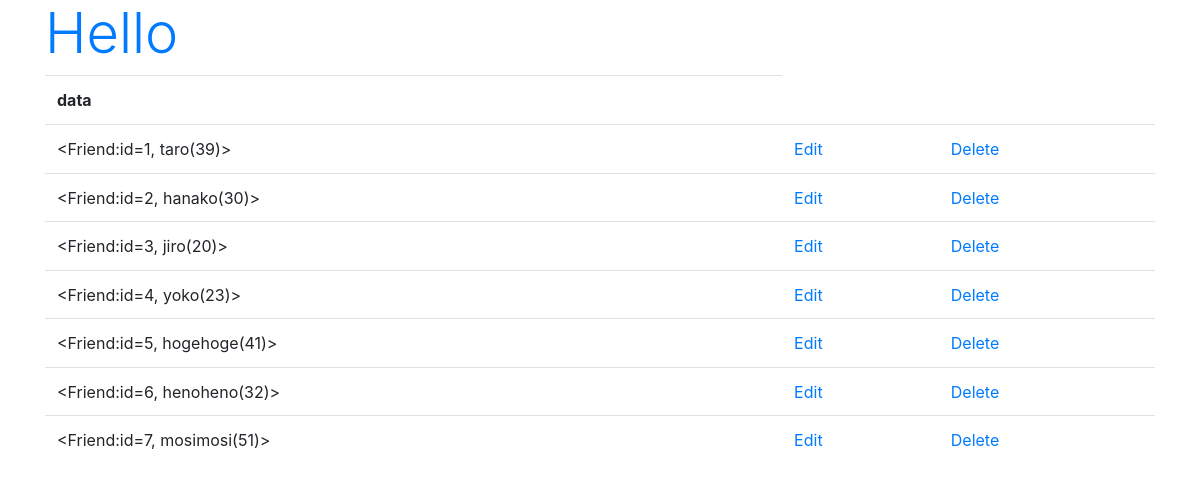
/hello/, run on an earlier commit of the app's database.
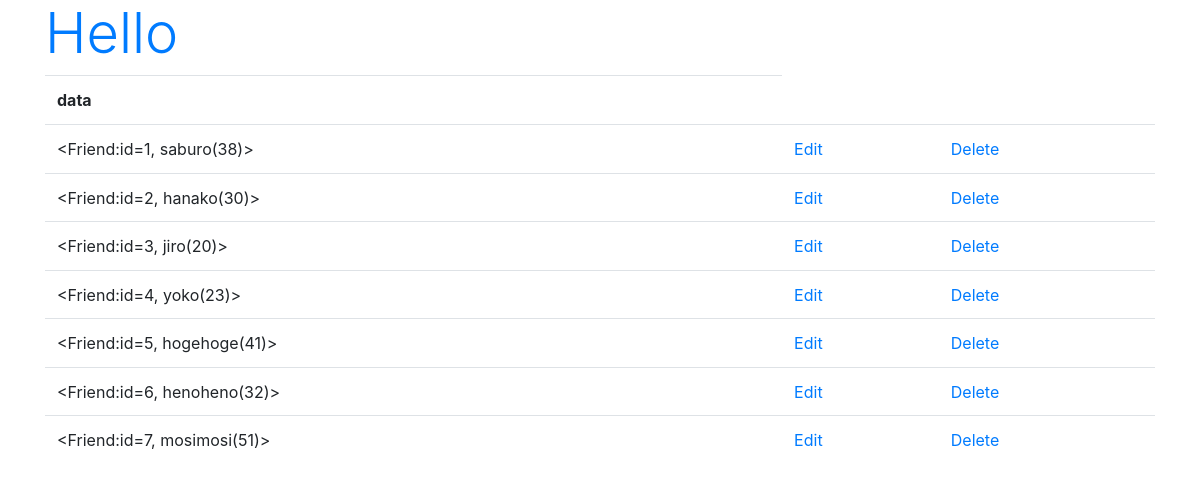
And on a later commit of the database.
### hello/models.py (models this page shows)
class Friend(models.Model):
    name = models.CharField(max_length=100)
    mail = models.EmailField(max_length=200)
    gender = models.BooleanField()
    age = models.IntegerField(default=0)
    birthday = models.DateField()
    def __str__(self):
        return '<Friend:id=' + str(self.id) + ', ' + \
            self.name + '(' + str(self.age) + ')>'

### hello/views.py (the view)
# urls.py: path('', views.index, name='index'),
def index(request):
    data = Friend.objects.all()
    params = {
        'title': 'Hello',
        'data': data,
    }
    return render(request, 'hello/index.html', params)

### hello/templates/hello/index.html (shortened to what this page needs)
{% load static %}
<!doctype html>
<html lang="ja">
<head>
    <link rel="stylesheet"
    href="https://stackpath.bootstrapcdn.com/bootstrap/4.3.1/css/bootstrap.min.css"
>
    </head>
<body class="container">
    <h1 class="display-4 text-primary">{{title}}</h1>
    <table class="table">
        <tr>
            <th>data</th>
        </tr>
    {% for item in data %}
        <tr>
            <td>{{item}}</td>
            <td><a href="{% url 'edit' item.id %}">Edit</a></td>
            <td><a href="{% url 'delete' item.id %}">Delete</a></td>
        <tr>
    {% endfor %}
    </table>
</body>
</html>

What changed in the data, as far as the page shows it:
changed Friend: id+name+age "<Friend:id=1, taro(39)>" → "<Friend:id=1, saburo(38)>"
